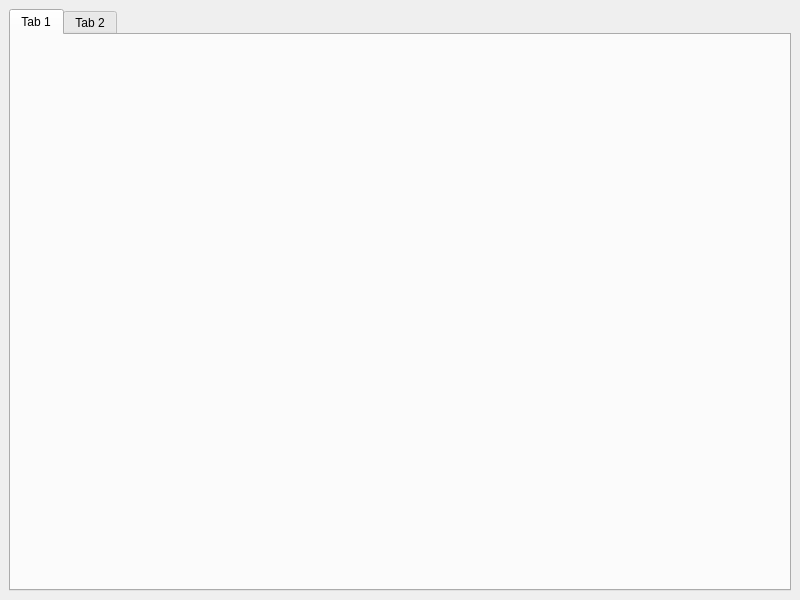
<?xml version="1.0" encoding="UTF-8"?>
<ui version="4.0">
 <class>MainWindow</class>
 <widget class="QMainWindow" name="MainWindow">
  <property name="geometry">
   <rect>
    <x>0</x>
    <y>0</y>
    <width>800</width>
    <height>600</height>
   </rect>
  </property>
  <property name="windowTitle">
   <string>MainWindow</string>
  </property>
  <widget class="QWidget" name="centralwidget">
   <layout class="QVBoxLayout" name="verticalLayout">
    <item>
     <widget class="QTabWidget" name="tabWidget">
      <widget class="QWidget" name="tab">
       <attribute name="title">
        <string>Tab 1</string>
       </attribute>
      </widget>
      <widget class="QWidget" name="tab_2">
       <attribute name="title">
        <string>Tab 2</string>
       </attribute>
      </widget>
     </widget>
    </item>
   </layout>
  </widget>
 </widget>
 <resources/>
 <connections/>
</ui>
